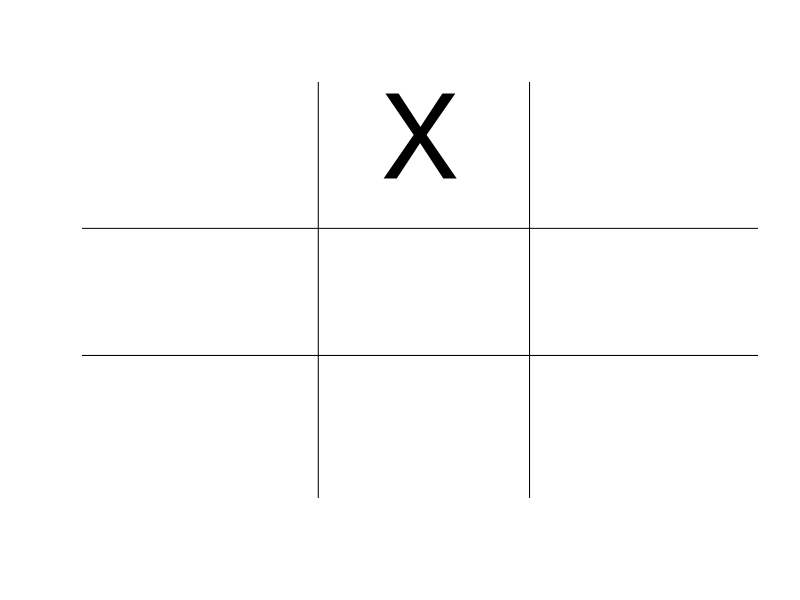

Source code (R): (Note: this script raises an error after producing the figure.)

jogotictac <- function(jogada)
{
  
  #Verificando se ocorreu vitoria
  verificavitoria = function()
  {
    
    
    #Transforma o vetor em string
    decvit = paste(estadojogo,collapse="");   
    
    
    if ( 
      (substr(decvit,1,3) %in% c("XXX","BBB"))   | ( substr(decvit,3,6) %in% c("XXX","BBB"))   | (substr(decvit,7,9) %in% c("XXX","BBB")) | 
      (paste(substr(decvit,1,1),substr(decvit,4,4),substr(decvit,7,7),sep="") %in% c("XXX","BBB")) |
      (paste(substr(decvit,2,2),substr(decvit,5,5),substr(decvit,8,8),sep="") %in% c("XXX","BBB")) |
      (paste(substr(decvit,3,3),substr(decvit,6,6),substr(decvit,9,9),sep="") %in% c("XXX","BBB")) |
      (paste(substr(decvit,1,1),substr(decvit,5,5),substr(decvit,9,9),sep="") %in% c("XXX","BBB")) |
      (paste(substr(decvit,7,7),substr(decvit,5,5),substr(decvit,3,3),sep="") %in% c("XXX","BBB")) 
    )   warning("Vitória!")
    
  }
  
  
  
  
  #reinicia o ambiente
  if (jogada == 0)
  {
    
    #reinicia o estado do jogo
    estadojogo <<- c(replicate(9,"." ))
    
    #plotar a grade
    plot(0,type='n',axes=FALSE,ann=FALSE)
    abline(v=.87)
    abline(v=1.14)
    abline(h=-.34)
    abline(h=.32) 
    
    #Primeira jogada é aleatória
    pj = sample(9,1)
    #pj = 4
    estadojogo[pj] <<- "X"
    
    
    
  }
  else
  {
    
    #jogada do humano
    
    #Verifica se jogada não foi ilegal.
    
    if (estadojogo[jogada] != "."  ) {
      stop("Jogada Ilegal!")
    }
    estadojogo[jogada] <<- "B"
    verificavitoria();
    
    
    #IA JOGA
    #Consulta as politicas de aprendizado e faz a jogada
    jogada =  modelo$Policy[paste(estadojogo,collapse="")]
    jogada = as.integer(substr(jogada,2,2))
    
    
    #verifica se a sugestão não veio vazia ou é uma posição proibida
    if (is.na(jogada) | estadojogo[jogada] != "." )
    {
      #registro da jogada sem policy
      
      print(paste0("Jogada ilegal: ", ifelse(is.na(jogada)," NA ", " Inv?lida, ")    ,paste(estadojogo,collapse="")))
      
      #Caso não exista posição valida, o agente joga a proxima posição.
      jogada = regexpr(".", paste0(estadojogo,collapse=""), fixed=T)[1]
      
    }
    
    #jogada de IA 
    estadojogo[jogada] <<- "X"
    
    verificavitoria()
    
  }
  
  
  #Plotar jogo
  text(0.735,.8,labels=ifelse(estadojogo[1]=="."," ",estadojogo[1]),cex=7)
  text(1,.8,labels=ifelse(estadojogo[2]=="."," ",estadojogo[2]),cex=7)
  text(1.257,.8,labels=ifelse(estadojogo[3]=="."," ",estadojogo[3]),cex=7)
  text(0.735,0,labels=ifelse(estadojogo[4]=="."," ",estadojogo[4]),cex=7)
  text(1,0,labels=ifelse(estadojogo[5]=="."," ",estadojogo[5]),cex=7)
  text(1.257,0,labels=ifelse(estadojogo[6]=="."," ",estadojogo[6]),cex=7)
  text(0.735,-.73,labels=ifelse(estadojogo[7]=="."," ",estadojogo[7]),cex=7)
  text(1,-.73,labels=ifelse(estadojogo[8]=="."," ",estadojogo[8]),cex=7)
  text(1.257,-.73,labels=ifelse(estadojogo[9]=="."," ",estadojogo[9]),cex=7)
  
  
  #detecta fim de jogo
  fim = regexpr(".", paste0(estadojogo,collapse=""), fixed=T)[1]
  if (fim==-1)
  {
    warning("Fim de Jogo!")
    
  }
  
  
  
}

#Comando para iniciar o jogo
#Este comando deve ser executado apos executar o modelo e o script a cima.
#Este comando é usado para reiniciar o jogo.
jogotictac(0)

#As jogads devem ser feitas através do mesmo comando a cima, porem com a posição que voce deseja jogar.
jogotictac(1)
